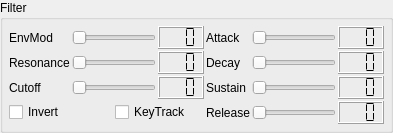
    <widget class="QGroupBox" name="GroupBox12">
     <property name="title">
      <string>Filter</string>
     </property>
     <layout class="QGridLayout">
      <property name="margin">
       <number>6</number>
      </property>
      <property name="spacing">
       <number>2</number>
      </property>
      <item row="0" column="0">
       <widget class="QLabel" name="TextLabel3_5_3">
        <property name="text">
         <string>EnvMod</string>
        </property>
        <property name="wordWrap">
         <bool>false</bool>
        </property>
       </widget>
      </item>
      <item row="0" column="4">
       <widget class="QLabel" name="TextLabel3_3_2_5_2">
        <property name="text">
         <string>Attack</string>
        </property>
        <property name="wordWrap">
         <bool>false</bool>
        </property>
       </widget>
      </item>
      <item row="1" column="4">
       <widget class="QLabel" name="TextLabel3_3_2_2_2_2">
        <property name="text">
         <string>Decay</string>
        </property>
        <property name="wordWrap">
         <bool>false</bool>
        </property>
       </widget>
      </item>
      <item row="2" column="4">
       <widget class="QLabel" name="TextLabel3_3_2_3_2_2">
        <property name="text">
         <string>Sustain</string>
        </property>
        <property name="wordWrap">
         <bool>false</bool>
        </property>
       </widget>
      </item>
      <item row="3" column="4">
       <widget class="QLabel" name="TextLabel3_3_2_4_2_2">
        <property name="text">
         <string>Release</string>
        </property>
        <property name="wordWrap">
         <bool>false</bool>
        </property>
       </widget>
      </item>
      <item row="0" column="3">
       <widget class="QLCDNumber" name="LCDNumber1_5_3">
        <property name="sizePolicy">
         <sizepolicy hsizetype="Preferred" vsizetype="Minimum">
          <horstretch>0</horstretch>
          <verstretch>0</verstretch>
         </sizepolicy>
        </property>
        <property name="numDigits">
         <number>3</number>
        </property>
        <property name="segmentStyle">
         <enum>QLCDNumber::Flat</enum>
        </property>
       </widget>
      </item>
      <item row="0" column="6">
       <widget class="QLCDNumber" name="LCDNumber1_3_2_5_2">
        <property name="sizePolicy">
         <sizepolicy hsizetype="Preferred" vsizetype="Minimum">
          <horstretch>0</horstretch>
          <verstretch>0</verstretch>
         </sizepolicy>
        </property>
        <property name="numDigits">
         <number>3</number>
        </property>
        <property name="segmentStyle">
         <enum>QLCDNumber::Flat</enum>
        </property>
       </widget>
      </item>
      <item row="1" column="6">
       <widget class="QLCDNumber" name="LCDNumber1_3_2_2_2_2">
        <property name="sizePolicy">
         <sizepolicy hsizetype="Preferred" vsizetype="Minimum">
          <horstretch>0</horstretch>
          <verstretch>0</verstretch>
         </sizepolicy>
        </property>
        <property name="numDigits">
         <number>3</number>
        </property>
        <property name="segmentStyle">
         <enum>QLCDNumber::Flat</enum>
        </property>
       </widget>
      </item>
      <item row="2" column="6">
       <widget class="QLCDNumber" name="LCDNumber1_3_2_3_2_2">
        <property name="sizePolicy">
         <sizepolicy hsizetype="Preferred" vsizetype="Minimum">
          <horstretch>0</horstretch>
          <verstretch>0</verstretch>
         </sizepolicy>
        </property>
        <property name="numDigits">
         <number>3</number>
        </property>
        <property name="segmentStyle">
         <enum>QLCDNumber::Flat</enum>
        </property>
       </widget>
      </item>
      <item row="3" column="6">
       <widget class="QLCDNumber" name="LCDNumber1_3_2_4_2_2">
        <property name="sizePolicy">
         <sizepolicy hsizetype="Preferred" vsizetype="Minimum">
          <horstretch>0</horstretch>
          <verstretch>0</verstretch>
         </sizepolicy>
        </property>
        <property name="numDigits">
         <number>3</number>
        </property>
        <property name="segmentStyle">
         <enum>QLCDNumber::Flat</enum>
        </property>
       </widget>
      </item>
      <item row="1" column="3">
       <widget class="QLCDNumber" name="LCDNumber1_5_5">
        <property name="sizePolicy">
         <sizepolicy hsizetype="Preferred" vsizetype="Minimum">
          <horstretch>0</horstretch>
          <verstretch>0</verstretch>
         </sizepolicy>
        </property>
        <property name="numDigits">
         <number>3</number>
        </property>
        <property name="segmentStyle">
         <enum>QLCDNumber::Flat</enum>
        </property>
       </widget>
      </item>
      <item row="2" column="0">
       <widget class="QLabel" name="TextLabel1_3">
        <property name="text">
         <string>Cutoff</string>
        </property>
        <property name="wordWrap">
         <bool>false</bool>
        </property>
       </widget>
      </item>
      <item row="1" column="0">
       <widget class="QLabel" name="TextLabel3_5_5">
        <property name="text">
         <string>Resonance</string>
        </property>
        <property name="wordWrap">
         <bool>false</bool>
        </property>
       </widget>
      </item>
      <item row="3" column="0" colspan="2">
       <widget class="QCheckBox" name="FilterInvert">
        <property name="sizePolicy">
         <sizepolicy hsizetype="MinimumExpanding" vsizetype="Fixed">
          <horstretch>0</horstretch>
          <verstretch>0</verstretch>
         </sizepolicy>
        </property>
        <property name="text">
         <string>Invert</string>
        </property>
       </widget>
      </item>
      <item row="3" column="2" colspan="2">
       <widget class="QCheckBox" name="KeyTrack">
        <property name="sizePolicy">
         <sizepolicy hsizetype="Expanding" vsizetype="Fixed">
          <horstretch>0</horstretch>
          <verstretch>0</verstretch>
         </sizepolicy>
        </property>
        <property name="text">
         <string>KeyTrack</string>
        </property>
       </widget>
      </item>
      <item row="2" column="3">
       <widget class="QLCDNumber" name="LCDNumber1_5_5_2">
        <property name="sizePolicy">
         <sizepolicy hsizetype="Preferred" vsizetype="Minimum">
          <horstretch>0</horstretch>
          <verstretch>0</verstretch>
         </sizepolicy>
        </property>
        <property name="numDigits">
         <number>3</number>
        </property>
        <property name="segmentStyle">
         <enum>QLCDNumber::Flat</enum>
        </property>
       </widget>
      </item>
      <item row="0" column="1" colspan="2">
       <widget class="QSlider" name="EnvModS">
        <property name="minimum">
         <number>0</number>
        </property>
        <property name="maximum">
         <number>255</number>
        </property>
        <property name="pageStep">
         <number>1</number>
        </property>
        <property name="orientation">
         <enum>Qt::Horizontal</enum>
        </property>
       </widget>
      </item>
      <item row="1" column="1" colspan="2">
       <widget class="QSlider" name="ResS">
        <property name="minimum">
         <number>0</number>
        </property>
        <property name="maximum">
         <number>255</number>
        </property>
        <property name="pageStep">
         <number>1</number>
        </property>
        <property name="orientation">
         <enum>Qt::Horizontal</enum>
        </property>
       </widget>
      </item>
      <item row="2" column="1" colspan="2">
       <widget class="QSlider" name="CutoffS">
        <property name="maximum">
         <number>255</number>
        </property>
        <property name="pageStep">
         <number>1</number>
        </property>
        <property name="orientation">
         <enum>Qt::Horizontal</enum>
        </property>
        <property name="tickPosition">
         <enum>QSlider::NoTicks</enum>
        </property>
        <property name="tickInterval">
         <number>25</number>
        </property>
       </widget>
      </item>
      <item row="0" column="5">
       <widget class="QSlider" name="AttackS3">
        <property name="minimum">
         <number>0</number>
        </property>
        <property name="maximum">
         <number>255</number>
        </property>
        <property name="pageStep">
         <number>1</number>
        </property>
        <property name="orientation">
         <enum>Qt::Horizontal</enum>
        </property>
       </widget>
      </item>
      <item row="1" column="5">
       <widget class="QSlider" name="DecayS3">
        <property name="minimum">
         <number>0</number>
        </property>
        <property name="maximum">
         <number>255</number>
        </property>
        <property name="pageStep">
         <number>1</number>
        </property>
        <property name="orientation">
         <enum>Qt::Horizontal</enum>
        </property>
       </widget>
      </item>
      <item row="2" column="5">
       <widget class="QSlider" name="SustainS3">
        <property name="minimum">
         <number>0</number>
        </property>
        <property name="maximum">
         <number>255</number>
        </property>
        <property name="pageStep">
         <number>1</number>
        </property>
        <property name="orientation">
         <enum>Qt::Horizontal</enum>
        </property>
       </widget>
      </item>
      <item row="3" column="5">
       <widget class="QSlider" name="ReleaseS3">
        <property name="minimum">
         <number>0</number>
        </property>
        <property name="maximum">
         <number>255</number>
        </property>
        <property name="pageStep">
         <number>1</number>
        </property>
        <property name="orientation">
         <enum>Qt::Horizontal</enum>
        </property>
       </widget>
      </item>
     </layout>
    </widget>
